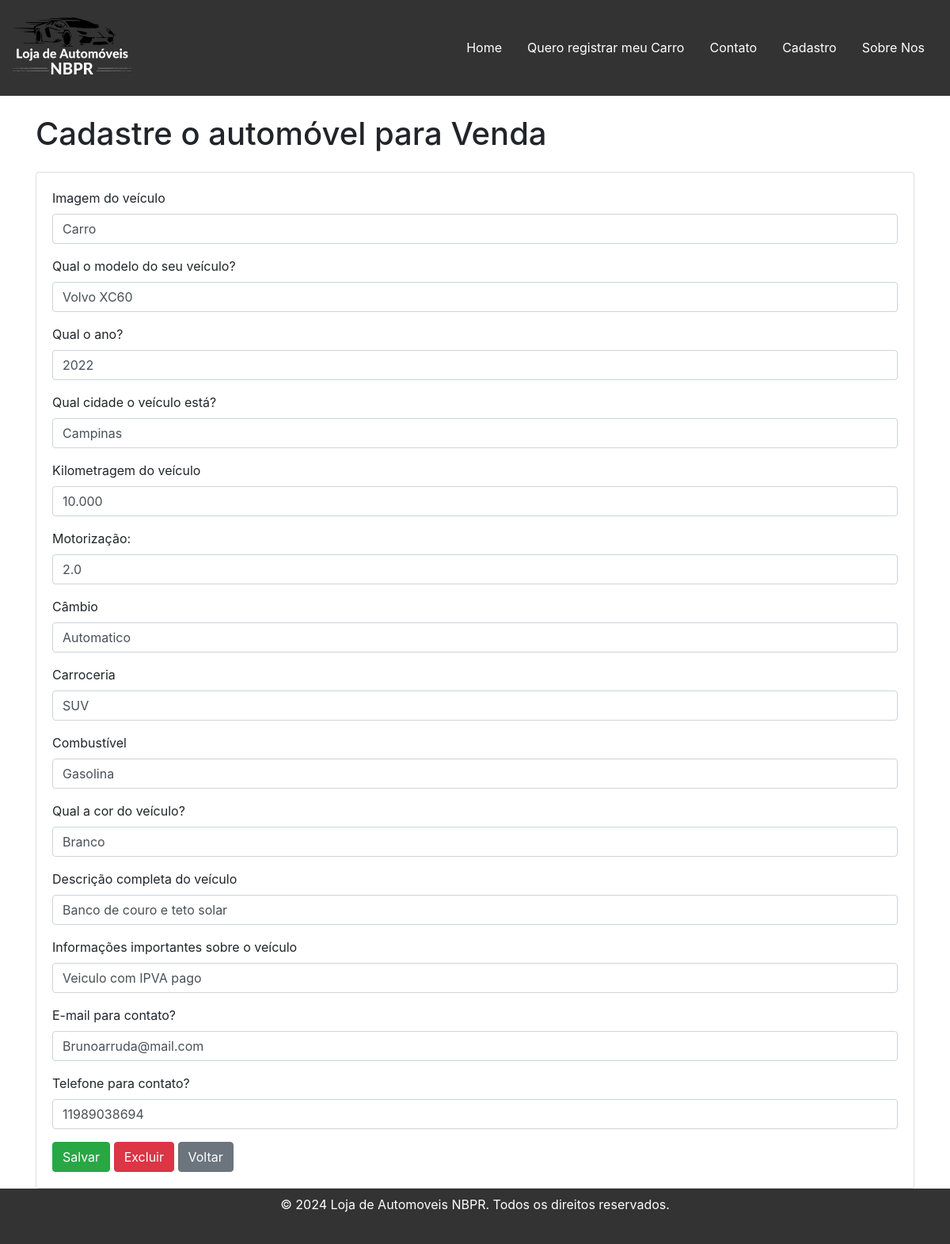
The page /detalhesCarros.php?id=26 on the database its author committed.
### tables this page shows
CREATE TABLE `info_carros` (
  `id` int(11) NOT NULL,
  `imagem_carro` varchar(50) DEFAULT NULL,
  `modelo_carro` varchar(30) DEFAULT NULL,
  `ano` varchar(10) DEFAULT NULL,
  `cidade` varchar(50) DEFAULT NULL,
  `kilometragem` varchar(20) DEFAULT NULL,
  `motorizacao` varchar(10) DEFAULT NULL,
  `cambio` varchar(20) DEFAULT NULL,
  `carroceria` varchar(30) DEFAULT NULL,
  `combustivel` varchar(20) DEFAULT NULL,
  `cor` varchar(20) DEFAULT NULL,
  `descricao_opcionais` varchar(200) DEFAULT NULL,
  `informacao` varchar(200) DEFAULT NULL,
  `email` varchar(30) DEFAULT NULL,
  `telefone` varchar(20) DEFAULT NULL
);

### config/Database.php (called while the page is built)
<?php
class Database {
    private static $instance = null;
    public static function getInstance() {
        if(self::$instance === null) {
            $host = 'localhost';
            $dbname = 'loja_nbpr';
            $username = 'root';
            $password = '';
            self::$instance = new PDO("mysql:host=$host;dbname=$dbname", $username , $password);
            self::$instance->setAttribute(PDO::ATTR_ERRMODE, PDO::ERRMODE_EXCEPTION);
        }
        return self::$instance;
    }
}
?>

### dao/cadastroCarroDAO.php (called while the page is built, shortened)
<?php
include_once 'config/Database.php';
include_once 'entity/cadastroCarros.php';
class CarrosDAO {
    private $db;
    public function __construct()
    {
        $this->db = Database::getInstance();
    }
    public function getById($id) {
        try {
            $sql = "SELECT * FROM info_carros WHERE id = :id";
            $stmt = $this->db->prepare($sql);
            $stmt->bindParam(':id', $id);
            $stmt->execute();
            $carro = $stmt->fetch(PDO::FETCH_ASSOC);
            return $carro ? new Carros($carro['id'],
                                       $carro['imagem_carro'],
                                       $carro['modelo_carro'],
                                       $carro['ano'],
                                       $carro['cidade'],
                                       $carro['kilometragem'],
                                       $carro['motorizacao'],
                                       $carro['cambio'],
                                       $carro['carroceria'],
                                       $carro['combustivel'],
                                       $carro['cor'],
                                       $carro['descricao_opcionais'],
                                       $carro['informacao'],
                                       $carro['email'],
                                       $carro['telefone']) : null;
         } catch (PDOException $e){
            return null;
         }
    }
}
?>

### entity/cadastroCarros.php (called while the page is built, shortened)
<?php
class Carros
{
    private $imagem_carro;
    private $modelo_carro;
    private $ano;
    private $cidade;
    private $kilometragem;
    private $motorizacao;
    private $cambio;
    private $carroceria;
    private $combustivel;
    private $cor;
    private $descricao_opcionais;
    private $informacao;
    private $email;
    private $telefone;
    public function __construct($id, $imagem_carro, $modelo_carro, $ano, $cidade, $kilometragem,
                                $motorizacao, $cambio, $carroceria, $combustivel, $cor, $descricao_opcionais,
                                $informacao, $email, $telefone)
    {
        $this->imagem_carro = $imagem_carro;
        $this->modelo_carro = $modelo_carro;
        $this->ano = $ano;
        $this->cidade = $cidade;
        $this->kilometragem = $kilometragem;
        $this->motorizacao = $motorizacao;
        $this->cambio = $cambio;
        $this->carroceria = $carroceria;
        $this->combustivel = $combustivel;
        $this->cor = $cor;
        $this->descricao_opcionais = $descricao_opcionais;
        $this->informacao = $informacao;
        $this->email = $email;
        $this->telefone = $telefone;
    }
    public function getImagem() { return $this->imagem_carro; }
    public function getModelo() { return $this->modelo_carro; }
    public function getAno() { return $this->ano; }
    public function getCidade() { return $this->cidade; }
    public function getKilometragem() { return $this->kilometragem; }
    public function getMotorizacao() { return $this->motorizacao; }
    public function getCambio() { return $this->cambio; }
    public function getCarroceria() { return $this->carroceria; }
    public function getCombustivel() { return $this->combustivel; }
    public function getCor() { return $this->cor; }
    public function getDescricao() { return $this->descricao_opcionais; }
    public function getInformacao() { return $this->informacao; }
    public function getEmail() { return $this->email; }
    public function getTelefone() { return $this->telefone; }
}

### detalhesCarros.php (the view, shortened to what this page needs)
<?php
include_once 'dao/cadastroCarroDAO.php';
include_once 'entity/cadastroCarros.php';
include_once 'header.php';
$carrosDAO = new CarrosDAO();
$carro = null;
if ($_SERVER['REQUEST_METHOD'] === 'GET' && isset($_GET['id'])) {
    $carro  = $carrosDAO->getById($_GET['id']);
}
?>
<!DOCTYPE html>
<html lang="pt">
<head>
    <link rel="stylesheet" href="https://stackpath.bootstrapcdn.com/bootstrap/4.5.2/css/bootstrap.min.css">
</head>
<body>
    <div class="container">
        <h1 class="my-4">Cadastre o automóvel para Venda</h1>
        <form action="registroCarro.php" method="POST">
            <div class="card">
                <div class="card-body">
                    <div class="form-group">
                        <label for="imagemveiculo">Imagem do veículo</label>
                        <input type="text" class="form-control" id="imagemveiculo" name="imagemveiculo" value="<?php echo $carro ? $carro->getImagem() : '' ?>">
                    </div>
                    <div class="form-group">
                        <label for="modelo">Qual o modelo do seu veículo?</label>
                        <input type="text" class="form-control" id="modelo" name="modelo" value="<?php echo $carro ? $carro->getModelo() : '' ?>" required>
                    </div>
                    <div class="form-group">
                        <label for="Ano">Qual o ano?</label>
                        <input type="text" class="form-control" id="Ano" name="Ano" value="<?php echo $carro ? $carro->getAno() : '' ?>" required>
                    </div>
                    <div class="form-group">
                        <label for="Cidade">Qual cidade o veículo está?</label>
                        <input type="text" class="form-control" id="Cidade" name="Cidade" value="<?php echo $carro ? $carro->getCidade() : '' ?>" required>
                    </div>
                    <div class="form-group">
                        <label for="Kilometragem">Kilometragem do veículo</label>
                        <input type="text" class="form-control" id="Kilometragem" name="Kilometragem" value="<?php echo $carro ? $carro->getKilometragem() : '' ?>" required>
                    </div>
                    <div class="form-group">
                        <label for="Motorizacao">Motorização:</label>
                        <input type="text" class="form-control" id="Motorizacao" name="Motorizacao" value="<?php echo $carro ? $carro->getMotorizacao() : '' ?>" required>
                    </div>
                    <div class="form-group">
                        <label for="Cambio">Câmbio</label>
                        <input type="text" class="form-control" id="Cambio" name="Cambio" value="<?php echo $carro ? $carro->getCambio() : '' ?>" required>
                    </div>
                    <div class="form-group">
                        <label for="Carroceria">Carroceria</label>
                        <input type="text" class="form-control" id="Carroceria" name="Carroceria" value="<?php echo $carro ? $carro->getCarroceria() : '' ?>" required>
                    </div>
                    <div class="form-group">
                        <label for="Combustivel">Combustível</label>
                        <input type="text" class="form-control" id="Combustivel" name="Combustivel" value="<?php echo $carro ? $carro->getCombustivel() : '' ?>" required>
                    </div>
                    <div class="form-group">
                        <label for="Cor">Qual a cor do veículo?</label>
                        <input type="text" class="form-control" id="Cor" name="Cor" value="<?php echo $carro ? $carro->getCor() : '' ?>" required>
                    </div>
                    <div class="form-group">
                        <label for="Descricao">Descrição completa do veículo</label>
                        <input type="text" class="form-control" id="Descricao" name="Descricao" value="<?php echo $carro ? $carro->getDescricao() : '' ?>" required>
                    </div>
                    <div class="form-group">
                        <label for="Informacoes">Informações importantes sobre o veículo</label>
                        <input type="text" class="form-control" id="Informacoes" name="Informacoes" value="<?php echo $carro ? $carro->getInformacao() : '' ?>" required>
                    </div>
                    <div class="form-group">
                        <label for="email">E-mail para contato?</label>
                        <input type="email" class="form-control" id="email" name="email" value="<?php echo $carro ? $carro->getEmail() : '' ?>" required>
                    </div>
                    <div class="form-group">
                        <label for="Telefone">Telefone para contato?</label>
                        <input type="tel" class="form-control" id="Telefone" name="Telefone" value="<?php echo $carro ? $carro->getTelefone() : '' ?>" required>
                    </div>
                    <button type="submit" name="save" class="btn btn-success">Salvar</button>
                    <button type="submit" name="delete" class="btn btn-danger">Excluir</button>
                    <a href="index.php" class="btn btn-secondary">Voltar</a>
                </div>
            </div>
        </form>
    </div>
</body>
</html>
<?php
include_once 'footer.php';
?>

### header.php (style rules this page uses)
body, html { margin: 0; padding: 0; width: 100%; }
.container { min-height: 100vh; }

### rows shown on the page
info_carros: imagemveiculo "Carro", modelo "Volvo XC60", Ano "2022", Cidade "Campinas", Kilometragem "10.000", Motorizacao "2.0", Cambio "Automatico", Carroceria "SUV", Combustivel "Gasolina", Cor "Branco", Descricao "Banco de couro e teto solar", Informacoes "Veiculo com IPVA pago", email "Brunoarruda@mail.com", Telefone "11989038694"
